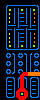

Rendered tile map (Tiled .tmx) drawn with the repository's tilesets; below, a short description and the full map source, tile grids included:
An orthogonal 10x25 tile map with 4x4 px tiles, 1 tile layer (Capa de Patrones 1).

<map version="1.0" tiledversion="1.0.2" orientation="orthogonal" renderorder="right-down" width="10" height="25" tilewidth="4" tileheight="4" nextobjectid="1">
 <tileset firstgid="1" source="tilesetFactory.tsx" />
 <layer name="Capa de Patrones 1" width="10" height="25">
  <data encoding="csv">
13,13,13,13,13,13,13,13,13,13,
13,1,6,6,6,6,6,6,6,2,
13,5,3,5,5,3,5,5,3,5,
13,5,15,5,5,6,5,5,16,5,
13,5,15,5,5,6,5,5,16,5,
13,5,15,5,5,6,5,5,16,5,
13,5,6,6,5,6,6,5,6,5,
13,5,6,5,6,6,5,6,6,5,
13,5,15,5,5,6,5,5,16,5,
13,5,15,5,5,6,5,5,16,5,
13,5,15,5,5,6,5,5,16,5,
13,5,3,5,5,3,5,5,3,5,
13,9,6,6,6,6,6,6,6,10,
13,1,2,2,1,2,2,1,1,2,
13,9,10,5,9,10,5,5,9,10,
13,1,2,5,1,2,5,5,1,2,
13,9,10,5,9,10,5,5,9,10,
13,1,2,5,1,2,5,5,1,2,
13,9,10,10,9,7,4,14,14,14,
13,1,6,2,1,4,2,1,6,2,
13,5,6,5,5,4,5,5,6,5,
13,5,6,5,5,4,5,5,6,5,
13,5,6,5,7,4,8,5,6,5,
13,5,6,5,4,3,4,5,6,5,
13,9,6,10,11,4,12,9,6,10
</data>
 </layer>
</map>
